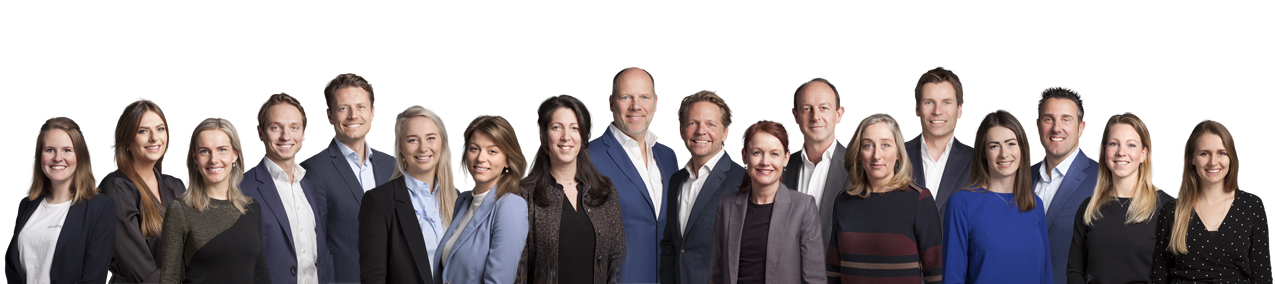
#> input picture 2.jpg, 1275 x 284 px
$ python multi.py
#> lines starting #> are read from the running program, lines starting #| are printed output that depends on the picture; after the words box and inside, x2 and y2 are one past the last pixel; in counts of white or black regions, pixels touching at a corner belong together
import cv2
face_cascade = "haarcascade_frontalface_default.xml"
face_classifier = cv2.CascadeClassifier(face_cascade)

img = cv2.imread('2.jpg')
#> img is the input picture: shape (284, 1275, 3); mean B, G, R 162.6, 160.5, 166.3
gray = cv2.cvtColor(img,cv2.COLOR_BGR2GRAY)
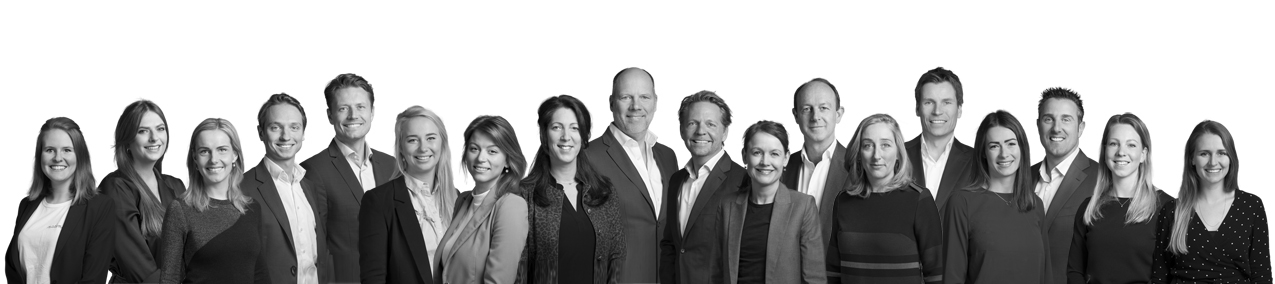
#> gray: shape (284, 1275); min 0, max 255, mean 162.5
faces = face_classifier.detectMultiScale(gray)
#> faces = 18 rows, first 6: [541, 109, 48, 48], [914, 83, 49, 49], [679, 104, 48, 48], [132, 114, 42, 42], [742, 133, 49, 49], [1189, 134, 49, 49]
for faces in faces:
    x,y,w,h = faces
    rect = cv2.rectangle(img,(x,y),(x+w,y+h),(0,255,0),2)
    print(faces)
#> this loop made 18 passes
#> (x, y, w, h) on passes 1 to 12: (541, 109, 48, 48), (914, 83, 49, 49), (679, 104, 48, 48), (132, 114, 42, 42), (742, 133, 49, 49), (1189, 134, 49, 49), (613, 78, 47, 47), (329, 88, 49, 49), (1033, 98, 51, 51), (259, 106, 53, 53), (979, 125, 49, 49), (461, 133, 44, 44)
#| [541 109  48  48]
#| [914  83  49  49]
#| [679 104  48  48]
#| [132 114  42  42]
#| [742 133  49  49]
#| [1189  134   49   49]
#| [613  78  47  47]
#| [329  88  49  49]
#> (further printed lines are left out)
#> pass 2, `rect = cv2.rectangle(img,(x,y),(x+w,y+h),(0,255,0),2)`:
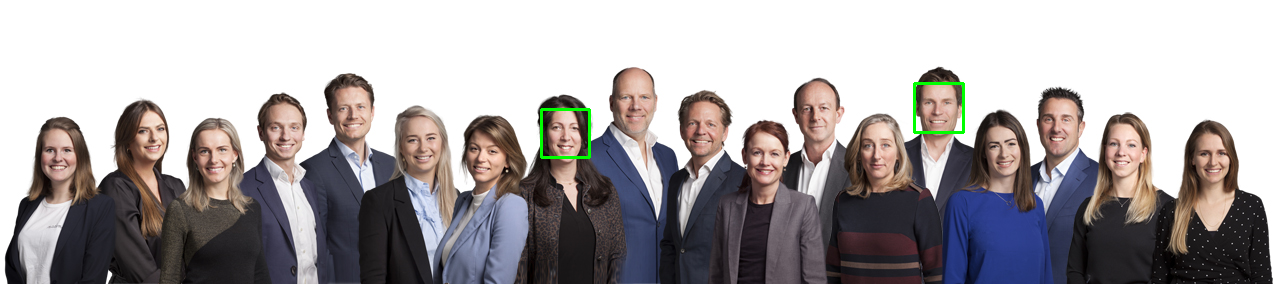
#> rect: shape (284, 1275, 3); mean B, G, R 162.2, 160.8, 165.9
#> pass 3, `rect = cv2.rectangle(img,(x,y),(x+w,y+h),(0,255,0),2)`:
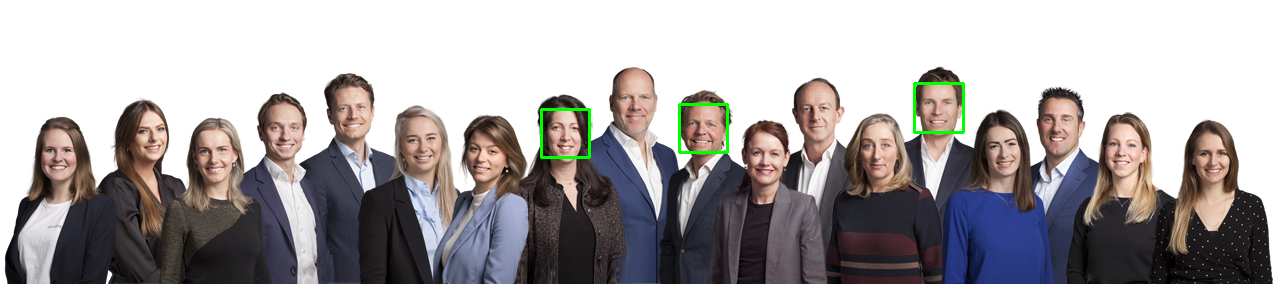
#> rect: shape (284, 1275, 3); 0.16% of pixels changed, all inside (x1, y1, x2, y2) = (678, 103, 729, 154)
#> after the loop:
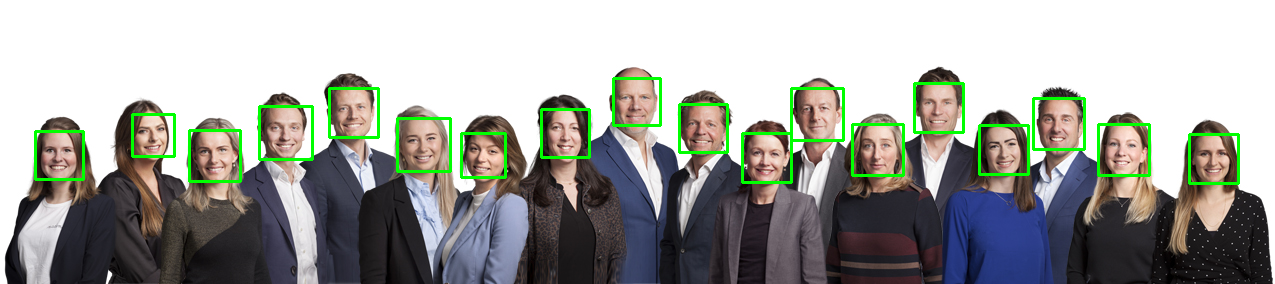
#> img: shape (284, 1275, 3); 2.9% of pixels changed, all inside (x1, y1, x2, y2) = (34, 77, 1240, 185)
cv2.imshow('Result',img)
cv2.waitKey(0)
